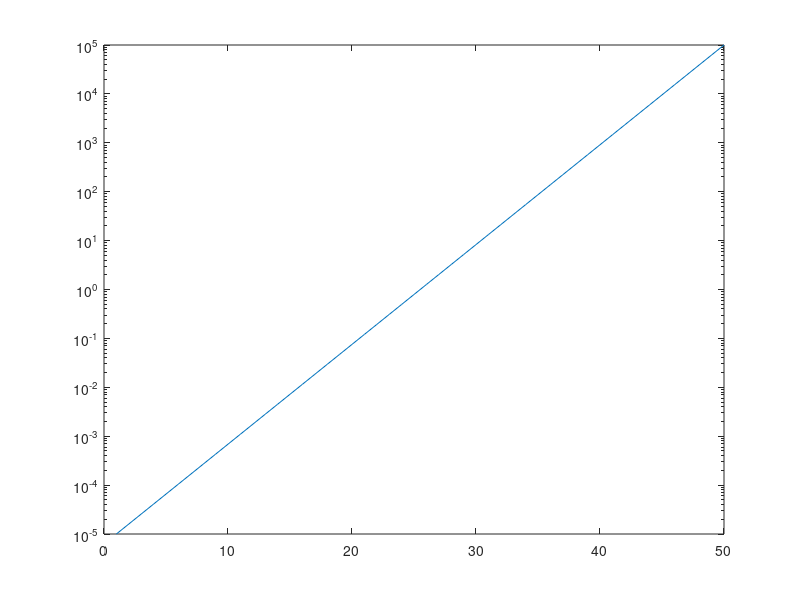
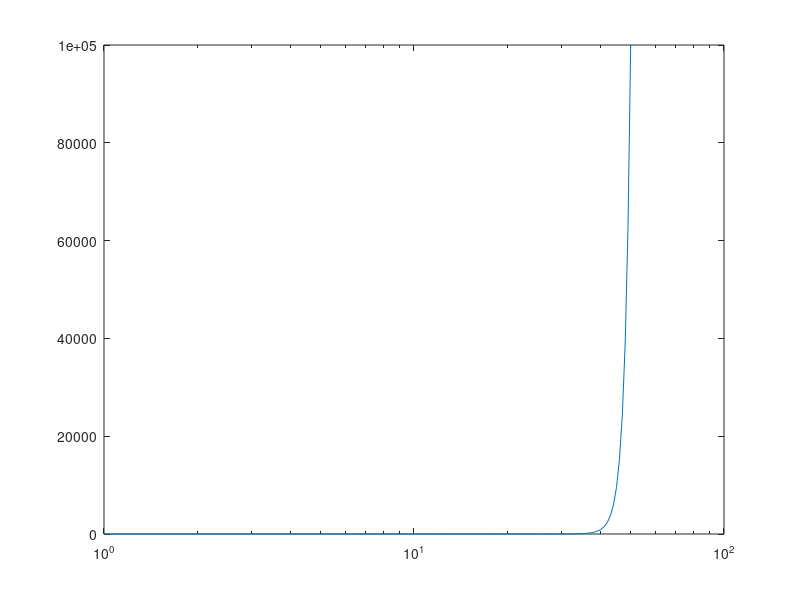
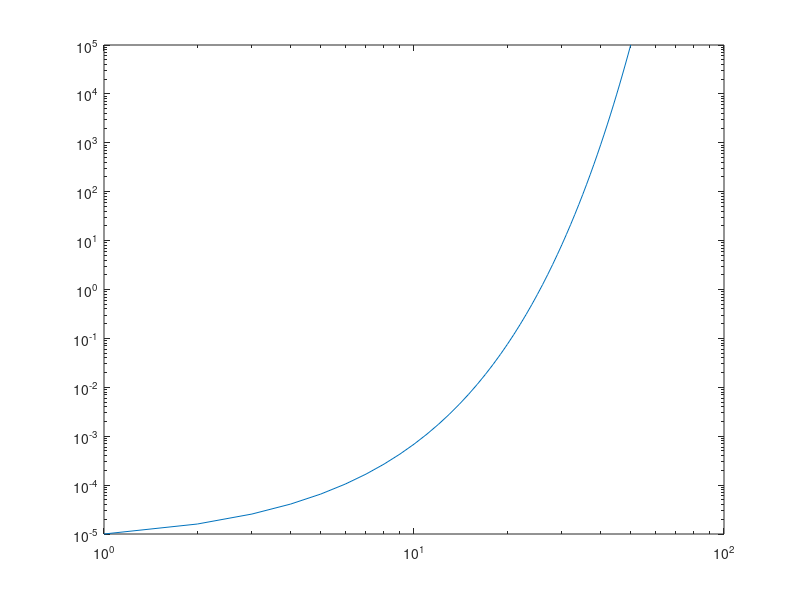

Write MATLAB code to recreate these figures, in order.
%Genero punti con ordine di grandezza diversi
x = logspace(-5,5);

%Genero i grafici

semilogy(x)

figure
semilogx(x)

figure
loglog(x)